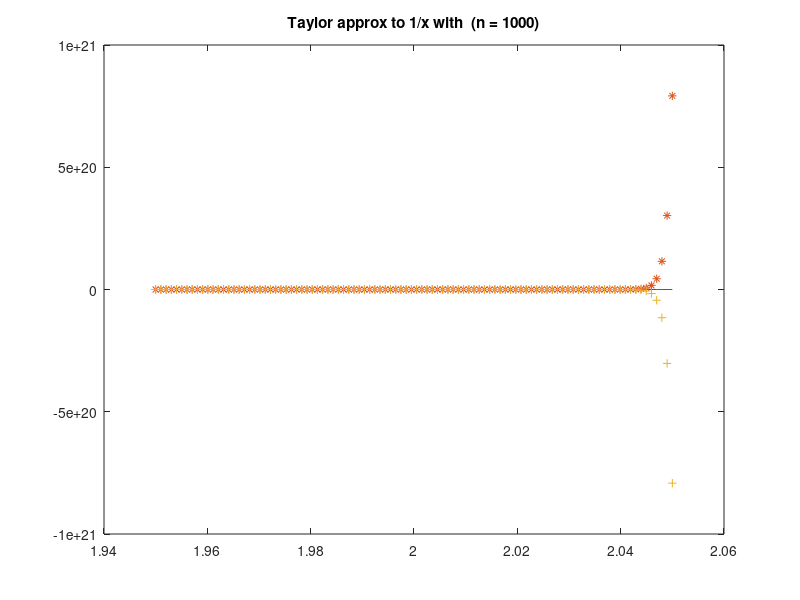

Source code (MATLAB):
function TaylorExample()
% Script File: Taylor Example %
% For different n values  Taylor interpolant of f(x) = 1/(x) on [1,2]'
% is plotted.
%
  close all
 x = linspace(1.95,2.050,100)'; 
%   x = linspace(1.00,2.0,100)';
  y = ones(100,1)./(x);
  n=1000;
  for i = 1:100
     sum = 1.0;
     term = (x(i)-1.0); 
     for j = 1:n
         sum = sum - term;
         term = term * (-1.0*(x(i)-1));
     end 
     ytaylor(i) = sum;
     error(i) = y(i)- ytaylor(i);
   end
     plot(x,y,x,ytaylor,'*',x,error,'+')
     title(sprintf('Taylor approx to 1/x with  (n = %2.0f)',n))
  